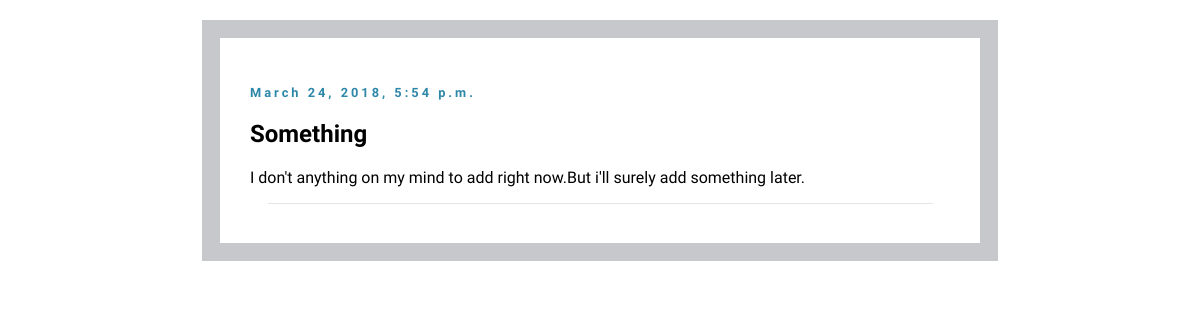
Page /blog/ on the earlier database version.
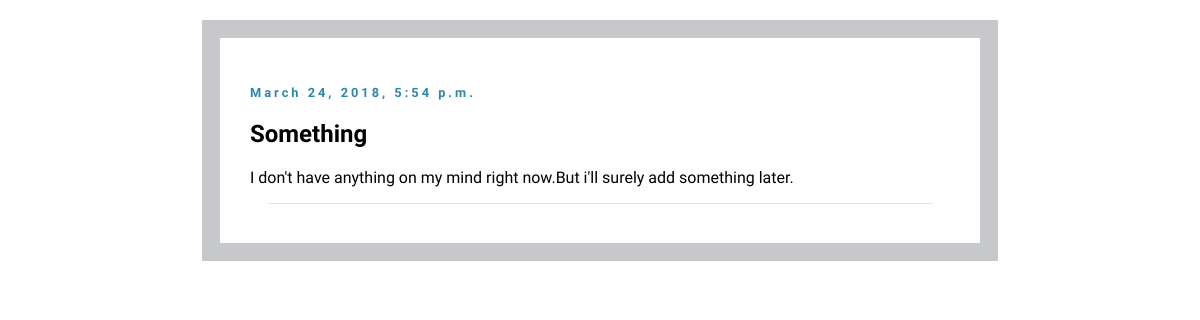
Same page on the later database version.
### blog/models.py (models this page shows, shortened)
class Post(models.Model):
    title = models.CharField(max_length=140)
    body = models.TextField()
    date = models.DateTimeField(auto_now_add=True)

### home/templates/blog/BlogSite.html (shortened to what this page needs)
<!DOCTYPE html>
<html>
<head>
	{% load staticfiles %}
	<link rel="stylesheet" type="text/css" href="{% static 'css/blog.css' %}">
</head>
<body>
	{% for post in object_list %}
		<h4>{{post.date}}</h4>
		<h2>{{post.title}}</h2>
		<p>{{ post.body|safe|linebreaks}}</p>
		<hr></hr>
	{% endfor %}
</body>
</html>

### home/static/css/blog.css (style rules this page uses)
body { border: 18px solid rgba(142, 146, 153,0.5); font-family: "Work Sans"; padding: 30px; max-width: 700px; width: 80%; margin: 20px auto; }
h2 { font-weight: bold; }
h4 { color: rgb(45, 135, 168); letter-spacing: 3px; font-size: .8em; }
hr { border: 0; height: 0; border-top: 1px solid rgba(0, 0, 0, 0.1); border-bottom: 1px solid rgba(255, 255, 255, 0.3); width: 95%; }

Differences in the rows shown:
changed Post "Something": body "I don't anything on my mind to add right now.But i'll surely add something later." → "I don't have anything on my mind right now.But i'll surely add something later."
